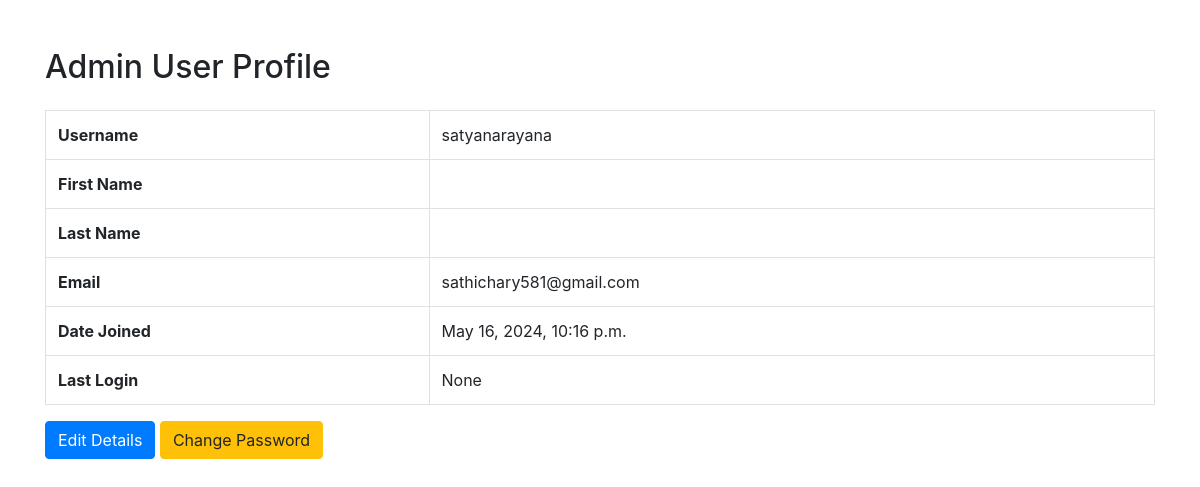
Before: /profile/ (signed in) with the older database file.
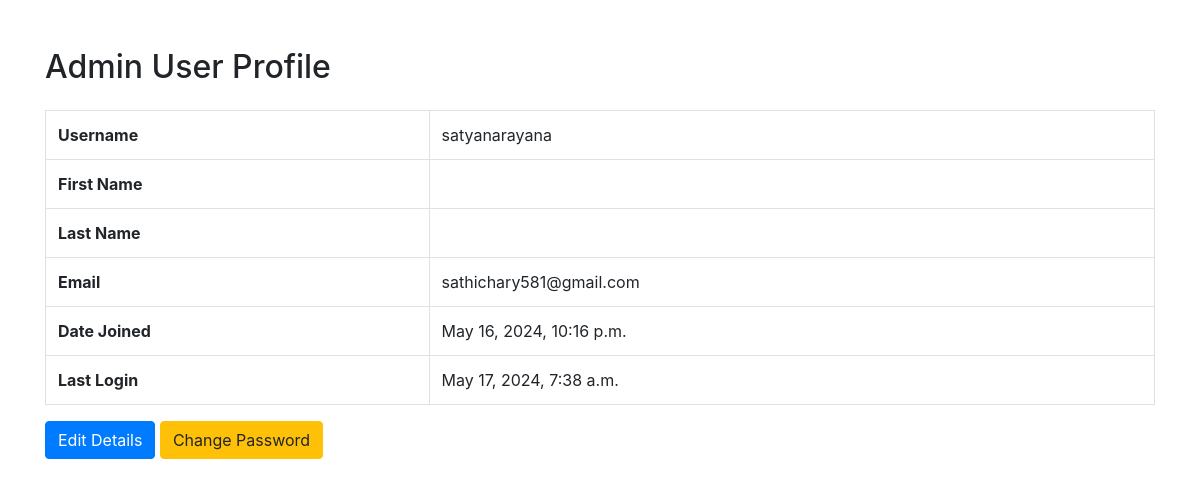
After: the same page with the newer database file.
### app/models.py (models this page shows, shortened)
class User(AbstractUser):
    username = models.CharField(max_length=100)
    email = models.EmailField(unique=True)
    USERNAME_FIELD = 'email'
    REQUIRED_FIELDS = ['username']

### admin_user/views.py (the view)
# urls.py: path('profile/', profile, name='profile'),
@login_required
@staff_member_required
def profile(request):
    user = request.user
    context = {
        'user': user,
    }
    return render(request, 'user/profile.html', context)

### templates/user/profile.html (shortened to what this page needs)
<!DOCTYPE html>
<html lang="en">
<head>
    <link href="https://maxcdn.bootstrapcdn.com/bootstrap/4.5.2/css/bootstrap.min.css" rel="stylesheet">
</head>
<body>
    <div class="container mt-5">
        <h2 class="mb-4">Admin User Profile</h2>
        <table class="table table-bordered">
            <tr>
                <th>Username</th>
                <td>{{ user.username }}</td>
            </tr>
            <tr>
                <th>First Name</th>
                <td>{{ user.first_name }}</td>
            </tr>
            <tr>
                <th>Last Name</th>
                <td>{{ user.last_name }}</td>
            </tr>
            <tr>
                <th>Email</th>
                <td>{{ user.email }}</td>
            </tr>
            <tr>
                <th>Date Joined</th>
                <td>{{ user.date_joined }}</td>
            </tr>
            <tr>
                <th>Last Login</th>
                <td>{{ user.last_login }}</td>
            </tr>
        </table>
        <a href="{% url 'admin_user_detail' %}" class="btn btn-primary">Edit Details</a>
        <a href="{% url 'admin_user_password_change' %}" class="btn btn-warning">Change Password</a>
    </div>
</body>
</html>

Changed rows visible on the page:
changed User "satyanarayana": last_login "None" → "May 17, 2024, 7:38 a.m."
